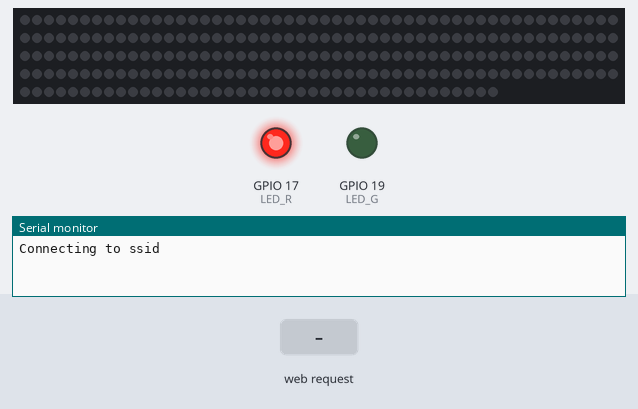
Simulated run of this sketch. Board: ESP32. Shown: 240 RGB LEDs in strip order, left to right, continuing on the next row, output pins drawn as LEDs (lit = HIGH), the last lines printed to the serial monitor. The test bench sets the inputs (shaded band). WiFi joins after 1.5 s; servers stay silent unless stated; random numbers use the default seed unless the sketch sets one.

Above: at 0.1 s.
At 2.7 s:
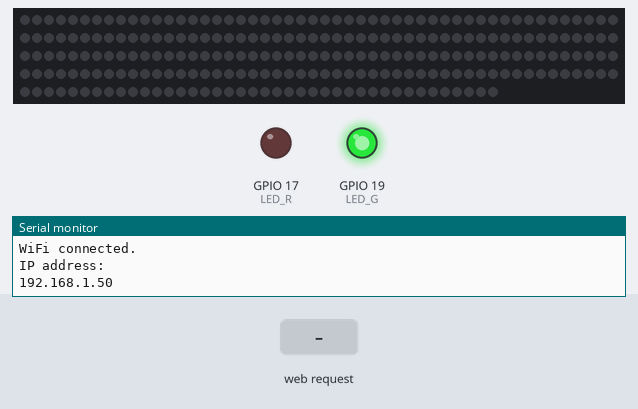
2.8 s: HTTP request GET /COL received
Timing chart, 0 to 5.8 s (numbered marks = the images above; inputs shaded):
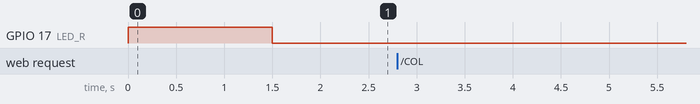

The sketch:

main.ino
```cpp
#include <FastLED.h>
#include <WiFi.h>


#define NUM_LEDS 240
#define DATA_PIN 5
#define LED_TYPE WS2812B

#define LED_R       17
#define LED_B       18
#define LED_G       19

CRGB leds[NUM_LEDS];

char *tokenList[10];


// Replace with your network credentials
const char* ssid = "ssid";
const char* password = "pswd";


// Set web server port number to 80
WiFiServer server(80);
String mode = "OFF";


// Current time
unsigned long currentTime = millis();
// Previous time
unsigned long previousTime = 0;
// Define timeout time in milliseconds (example: 2000ms = 2s)
const long timeoutTime = 100;


CRGB hexToRGB(String hexColorString) {
  // Remove '#' if present
  hexColorString.replace("#", "");

  // Convert the hexadecimal string to a numeric value
  uint32_t hexColor = (uint32_t)strtol(hexColorString.c_str(), NULL, 16);

  // Extract the red, green, and blue components from the numeric value
  uint8_t r = (hexColor >> 16) & 0xFF;
  uint8_t g = (hexColor >> 8) & 0xFF;
  uint8_t b = hexColor & 0xFF;

  // Return the CRGB object representing the RGB color
  return CRGB(r, g, b);
}

void connectToWifi() {
  digitalWrite(LED_R, HIGH);
  digitalWrite(LED_G, LOW);


  // Connect to Wi-Fi network with SSID and password
  Serial.print("Connecting to ");
  Serial.println(ssid);

  while (WiFi.status() != WL_CONNECTED) {
    handleLEDs();
    FastLED.show();
  }

  digitalWrite(LED_R, LOW);
  digitalWrite(LED_G, HIGH);
  Serial.println("\nWifi connected!");


}

void sendSuccessResponse(WiFiClient &client) {
  client.println("HTTP/1.1 204 No Content");
  client.println("Connection: close");
  client.println();
}

void handleClient(WiFiClient client) {
    String postData = "";                   // String to hold the HTTP request
    boolean bodyStarted = false;

    // reead from client until disconnection or timeout
    currentTime = millis();
    previousTime = currentTime;
    while (client.connected() && currentTime - previousTime <= timeoutTime) {  // Loop while the client's connected
      currentTime = millis();
      if (client.available()) {             // If there's bytes to read from the client,
        char c = client.read();             // Read a byte
        postData += c;
      }
    }

    sendSuccessResponse(client);

    // split recieved data into header and body
    String body;
    String header;
    int emptyLineIndex = postData.indexOf("\r\n\r\n");
    if (emptyLineIndex != -1) {
      header = postData.substring(0, emptyLineIndex);
      body = postData.substring(emptyLineIndex + 4);
    } else {
      Serial.println("Empty line not found.");
    }
    // end
    client.stop();


    // parse Body
    String head = body.substring(0,3);
    Serial.println("head -> " + head);

    if (head == "COL") {
      body = body.substring(3);
      Serial.println("body ->" + body);
      int R, G, B;
      CRGB color;
      if (body[0] == '#') {
        color = hexToRGB(body);
      }
      else {
        // Find the positions of commas
        int firstComma = body.indexOf(',');
        int secondComma = body.indexOf(',', firstComma + 1);

        // Extract substrings and convert to integers
        R = body.substring(0, firstComma).toInt();
        G = body.substring(firstComma + 1, secondComma).toInt();
        B = body.substring(secondComma + 1).toInt();

        color = CRGB(R,G,B);
      }

        fill_solid(leds, NUM_LEDS, color);
        mode = "COL";
    }
    else if (head == "WAV"){
      mode = head;
      fill_solid(leds, NUM_LEDS, CRGB(0,0,0));
    }
    else if (head == "OFF")
    {
      mode = head;
      fill_solid(leds, NUM_LEDS, CRGB(0,0,0));
    }
    else if (head == "FAL") {
      mode = head;
    }
    else if (head == "SPR") {
      mode = head;
    }
    else if (head == "SXY") {
      mode = head;
    }
    else
      Serial.println("head not implemented: " + head);
    FastLED.show();
}

void handleLEDs() {
  if (mode == "COL"){
    // do nothing
  }

  else if (mode == "OFF") {
    // do nothing
  }

  else if (mode == "WAV") {
    // do nothing
    updateLEDs(leds);
    shiftAll(leds);
    delay(80);
  }

  else if (mode == "FAL") {
    leds[random(NUM_LEDS)] = CRGB(random(255), random(30), 0);
  }

  else if (mode == "SPR"){
    if (random(100) > 20)
      leds[random(NUM_LEDS)] = CHSV(random(5)+130, 255, 120);
    else
      leds[random(NUM_LEDS)] = CHSV(random(30)+108, 255, 255);

  }

  else if (mode == "SXY"){
    leds[random(NUM_LEDS)] = CRGB(random(255), random(4), 0);
  }

}

void setup() {
  pinMode(LED_R, OUTPUT);
  pinMode(LED_G, OUTPUT);

  FastLED.addLeds<LED_TYPE, DATA_PIN, GRB>(leds, NUM_LEDS);
  FastLED.setBrightness(64);

  randomSeed(analogRead(A0));
  Serial.begin(115200);

  WiFi.begin(ssid, password);
  connectToWifi();

  // Print local IP address and start web server
  Serial.println("");
  Serial.println("WiFi connected.");
  Serial.println("IP address: ");
  Serial.println(WiFi.localIP());
  server.begin();
}


void loop(){
  WiFiClient client = server.available();   // Listen for incoming clients

  if (client) {                             // If a new client connects,
    handleClient(client);
  }

  if (WiFi.status() != WL_CONNECTED) {
    Serial.println("Wifi connection lost.");
    connectToWifi();
  }

  handleLEDs();
  FastLED.show();
}
```

wave.ino
```cpp
#include <FastLED.h>
#include "GPLC_Pins.h"

#define NUM_LEDS 240
#define DATA_PIN 5
#define LED_TYPE WS2812B

#define SPEEDCREASE 2

float i = 0;
float speed_ = 3;

void updateLEDs(CRGB* leds) {
  int cycleDuration = 5000;
  float normalizedValue = float(millis() % cycleDuration) / float(cycleDuration);
  int hue = normalizedValue * 255;
  leds[0] = CHSV(hue, 255, 255);
  shiftAll(leds);
}

void shiftAll(CRGB* leds) {
  for (int x = NUM_LEDS; x >= 1; x--) {
    leds[x] = leds[x-1];
  }
}

int clamp(int x, int minV, int maxV) {
  return max(min(x, maxV), minV);
}

float lerp(float a, float b, float t)
{
    return a * (1.0 - t) + (b * t);
}
```

wifiCreds.ino
```cpp
//const char* ssid = "ROM Fritz 6591";
//const char* password = "DINGO@hulm*0314#";
 
```

GPLC_Pins.h
```cpp
#ifndef GPLC_PINS_H
#define GPLC_PINS_H
//File for GPIO defines
#define LED_R       17
#define LED_B       18
#define LED_G       19

#define BUTTON_R    27
#define BUTTON_B    39
#define BUTTON_G    36

#define LED_STRIP_L 5
#define LED_STRIP_R 16

#define MIC_IN      34
#define LINE_IN_L   32
#define LINE_IN_R   35

#endif
```
